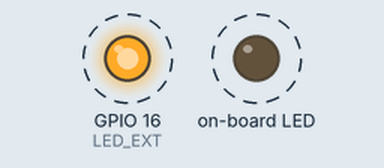
Simulated run of this program. Board: Raspberry Pi (BCM pin numbers). Shown: output pins drawn as LEDs (lit = HIGH). Dashed ring = blinking. What the program prints to the terminal is not drawn.

Above: at 0.16 s.
Timing chart, 0 to 3.0 s (numbered marks = the images above):
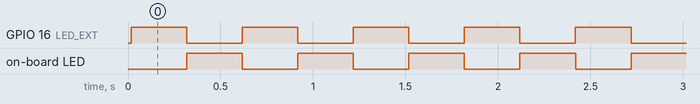

The program:

blink_led.py
```python
import RPi.GPIO as GPIO
import time
import os

# --- Setup ---
GPIO.setmode(GPIO.BCM)

# External LED (board pin 36)
LED_EXT = 16
GPIO.setup(LED_EXT, GPIO.OUT)

# Onboard ACT LED path
LED_ACT_PATH = "/sys/class/leds/ACT"

# Disable system control of the ACT LED
os.system(f"echo none | sudo tee {LED_ACT_PATH}/trigger > /dev/null")

def set_act_led(state: bool):
    """Turn onboard ACT LED on/off."""
    try:
        with open(f"{LED_ACT_PATH}/brightness", "w") as f:
            f.write("1" if state else "0")
    except Exception as e:
        print(f"⚠️ Could not control ACT LED: {e}")

print("Flip-flop blinking between external LED (GPIO16) and onboard ACT LED.")
print("Press Ctrl+C to stop.")

try:
    while True:
        # External ON, ACT OFF
        GPIO.output(LED_EXT, GPIO.HIGH)
        set_act_led(False)
        time.sleep(0.3)

        # External OFF, ACT ON
        GPIO.output(LED_EXT, GPIO.LOW)
        set_act_led(True)
        time.sleep(0.3)

except KeyboardInterrupt:
    print("\nStopping program...")

finally:
    # Turn off LEDs and clean up
    GPIO.output(LED_EXT, GPIO.LOW)
    set_act_led(False)
    GPIO.cleanup()
    # Restore normal system control of ACT LED
    os.system(f"echo mmc0 | sudo tee {LED_ACT_PATH}/trigger > /dev/null")
```

Measured:
- by itself, GPIO 16 (LED_EXT), on-board LED: alternates HIGH for 0.30 s and LOW for 0.30 s
